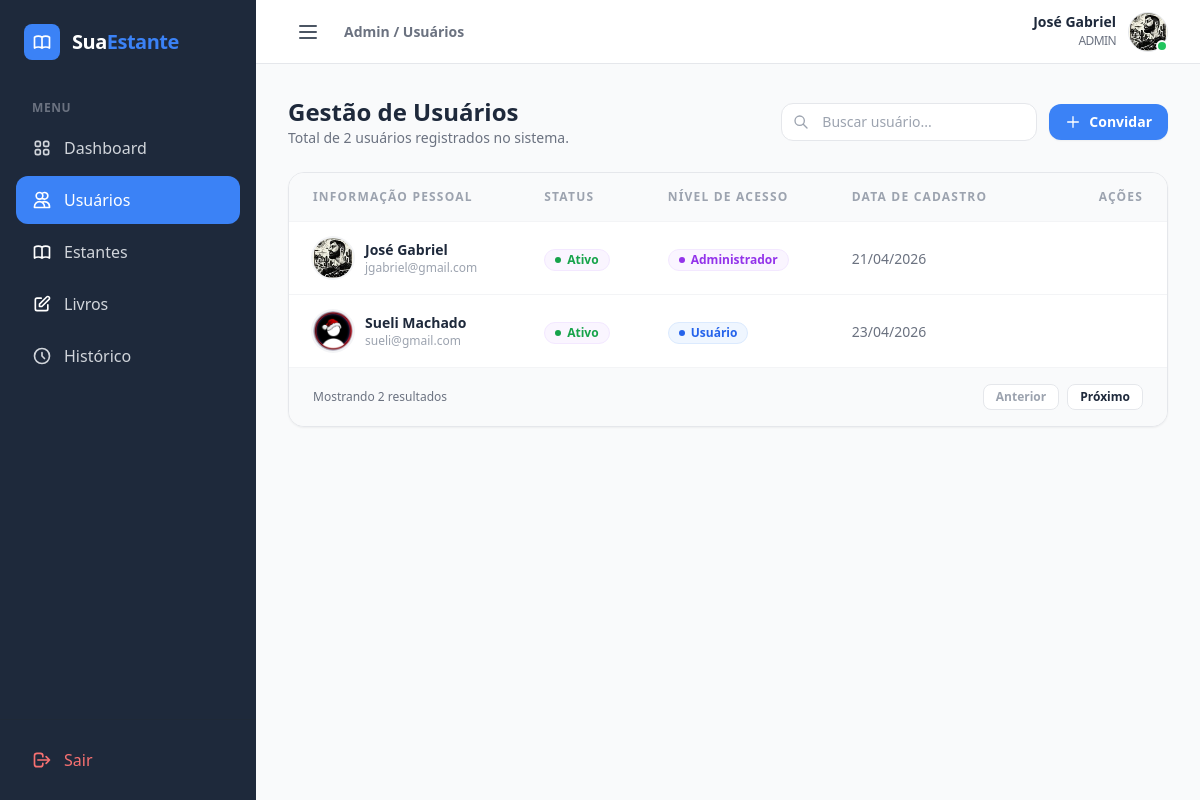
The app's page /admin/users (signed in) with its own data.
### models/modelos.py (models this page shows)
class User(db.Model, UserMixin):
    id = db.Column(db.Integer, primary_key=True)
    name = db.Column(db.String(100), nullable=False)
    email = db.Column(db.String(120), nullable=False, unique=True)
    photo = db.Column(db.String(255), nullable=True)
    type_user = db.Column(db.Enum('admin', 'user', default='user')) # Admin ou User
    estado = db.Column(db.String(10), default='Ativo') # 'ativo' ou 'inativo'
    password_hash = db.Column(db.String(128), nullable=False)
    created_at = db.Column(db.DateTime, default=datetime.utcnow)
    estantes = db.relationship('Estante', backref='dono', lazy=True)

### routes/admin.py (the view)
@admin_bp.route('/users')
@admin_required
def list_users():
    users = User.query.all()
    return render_template('admin/users.html', users=users)

### decorador/decorador_adm.py (called while the page is built)
def admin_required(f):
    @wraps(f)
    def decorated_function(*args, **kwargs):
        if not current_user.is_authenticated or current_user.type_user != 'admin':
            abort(403) # Proibido
        return f(*args, **kwargs)
    return decorated_function

### models/modelos.py (called while the page is built)
@login_manager.user_loader
def load_user(user_id):
    return User.query.get(int(user_id))

### templates/admin/users.html (shortened to what this page needs)
{% extends "admin/base_adm.html" %}
{% block breadcrumb %}Admin / Usuários{% endblock %}
{% block dashboard_content %}
<div class="space-y-6">
    <div class="flex flex-col md:flex-row md:items-center justify-between gap-4">
        <div>
            <h1 class="text-2xl font-bold text-secondary">Gestão de Usuários</h1>
            <p class="text-sm text-gray-500">Total de {{ users|length }} usuários registrados no sistema.</p>
        </div>
        <div class="flex items-center gap-3">
            <div class="relative">
                <span class="absolute inset-y-0 left-0 pl-3 flex items-center text-gray-400">
                    <svg class="w-4 h-4" fill="none" stroke="currentColor" viewBox="0 0 24 24">
                        <path stroke-linecap="round" stroke-linejoin="round" stroke-width="2" d="M21 21l-6-6m2-5a7 7 0 11-14 0 7 7 0 0114 0z"></path>
                    </svg>
                </span>
                <input type="text" placeholder="Buscar usuário..."
                       class="pl-10 pr-4 py-2 bg-white border border-gray-200 rounded-xl text-sm focus:outline-none focus:ring-2 focus:ring-primary focus:border-transparent transition w-64">
            </div>
            <button class="bg-primary hover:bg-blue-600 text-white px-4 py-2 rounded-xl font-bold text-sm shadow-sm transition flex items-center gap-2">
                <svg class="w-4 h-4" fill="none" stroke="currentColor" viewBox="0 0 24 24"><path stroke-linecap="round" stroke-linejoin="round" stroke-width="2" d="M12 4v16m8-8H4"></path></svg>
                Convidar
            </button>
        </div>
    </div>
    <div class="bg-white rounded-2xl border border-gray-200 shadow-sm overflow-hidden">
        <div class="overflow-x-auto">
            <table class="w-full text-left border-collapse">
                <thead>
                    <tr class="bg-gray-50 border-b border-gray-100">
                        <th class="px-6 py-4 text-xs font-bold text-gray-400 uppercase tracking-widest">Informação Pessoal</th>
                        <th class="px-6 py-4 text-xs font-bold text-gray-400 uppercase tracking-widest">Status</th>
                        <th class="px-6 py-4 text-xs font-bold text-gray-400 uppercase tracking-widest">Nível de Acesso</th>
                        <th class="px-6 py-4 text-xs font-bold text-gray-400 uppercase tracking-widest">Data de Cadastro</th>
                        <th class="px-6 py-4 text-xs font-bold text-gray-400 uppercase tracking-widest text-right">Ações</th>
                    </tr>
                </thead>
                <tbody class="divide-y divide-gray-100">
                    {% for user in users %}
                    <tr class="hover:bg-gray-50/50 transition-colors group">
                        <td class="px-6 py-4">
                            <div class="flex items-center gap-3">
                                <div class="flex-shrink-0">
                                    {% if user.photo %}
                                        <img src="{{ url_for('static', filename='uploads/user/' + user.photo) }}"
                                             class="w-10 h-10 rounded-full object-cover ring-2 ring-gray-100">
                                    {% else %}
                                        <div class="w-10 h-10 rounded-full bg-blue-50 text-primary flex items-center justify-center font-bold text-sm border border-blue-100">
                                            {{ user.name[0] | upper }}
                                        </div>
                                    {% endif %}
                                </div>
                                <div>
                                    <p class="text-sm font-bold text-secondary group-hover:text-primary transition-colors">{{ user.name }}</p>
                                    <p class="text-xs text-gray-400">{{ user.email }}</p>
                                </div>
                            </div>
                        </td>
                        <td class="px-6 py-4">
                            {% if user.estado == 'Ativo' %}
                                <span class="inline-flex items-center gap-1.5 px-2.5 py-0.5 rounded-full text-xs font-bold bg-purple-50 text-green-600 border border-purple-100">
                                    <span class="w-1.5 h-1.5 rounded-full bg-green-600"></span>
                                    Ativo
                                </span>
                            {% else %}
                                <span class="inline-flex items-center gap-1.5 px-2.5 py-0.5 rounded-full text-xs font-bold bg-blue-50 text-red-600 border border-blue-100">
                                    <span class="w-1.5 h-1.5 rounded-full bg-red-600"></span>
                                    Inativo
                                </span>
                            {% endif %}
                        </td>
                         <td class="px-6 py-4">
                            {% if user.type_user == 'admin' %}
                                <span class="inline-flex items-center gap-1.5 px-2.5 py-0.5 rounded-full text-xs font-bold bg-purple-50 text-purple-600 border border-purple-100">
                                    <span class="w-1.5 h-1.5 rounded-full bg-purple-600"></span>
                                    Administrador
                                </span>
                            {% else %}
                                <span class="inline-flex items-center gap-1.5 px-2.5 py-0.5 rounded-full text-xs font-bold bg-blue-50 text-blue-600 border border-blue-100">
                                    <span class="w-1.5 h-1.5 rounded-full bg-blue-600"></span>
                                    Usuário
                                </span>
                            {% endif %}
                        </td>
                        <td class="px-6 py-4">
                            <span class="text-sm text-gray-500">
                                {{ user.created_at.strftime('%d/%m/%Y') if user.created_at else '---' }}
                            </span>
                        </td>
                        <td class="px-6 py-4 text-right">
                        </td>
                    </tr>
                    {% endfor %}
                </tbody>
            </table>
        </div>
        <div class="bg-gray-50 px-6 py-4 border-t border-gray-100 flex items-center justify-between">
            <p class="text-xs text-gray-500 font-medium">Mostrando {{ users|length }} resultados</p>
            <div class="flex gap-2">
                <button class="px-3 py-1 bg-white border border-gray-200 rounded-lg text-xs font-bold text-gray-400 cursor-not-allowed">Anterior</button>
                <button class="px-3 py-1 bg-white border border-gray-200 rounded-lg text-xs font-bold text-secondary hover:bg-gray-50 transition">Próximo</button>
            </div>
        </div>
    </div>
</div>
{% endblock %}

### templates/admin/base_adm.html (shortened to what this page needs)
<!DOCTYPE html>
<html lang="pt-br">
<head>
    <script src="https://cdn.tailwindcss.com"></script>
</head>
<body class="bg-gray-50 font-sans antialiased" x-data="{ sidebarOpen: true }">
    <div class="flex h-screen overflow-hidden">
        <aside
            :class="sidebarOpen ? 'w-64' : 'w-20'"
            class="bg-secondary text-white hidden md:flex flex-col flex-shrink-0 transition-all duration-300 ease-in-out">
            <div class="p-6 flex items-center gap-3 overflow-hidden whitespace-nowrap">
                <div class="bg-primary p-2 rounded-lg flex-shrink-0">
                </div>
                <span x-show="sidebarOpen" x-transition.opacity class="text-xl font-bold tracking-tight text-white">
                    Sua<span class="text-primary">Estante</span>
                </span>
            </div>
            <nav class="flex-1 px-4 space-y-1 mt-4 overflow-hidden">
                <p x-show="sidebarOpen" class="px-4 text-xs font-semibold text-gray-500 uppercase tracking-wider mb-2">Menu</p>
                {% if current_user.type_user == 'admin' %}
                    <a href="{{ url_for('admin.admin_dashboard') }}" class="flex items-center gap-3 px-4 py-3 rounded-xl transition hover:bg-gray-800 text-gray-300 hover:text-white ">
                        <span x-show="sidebarOpen" x-transition.opacity>Dashboard</span>
                    </a>
                    <a href="{{ url_for('admin.list_users') }}" class="flex items-center gap-3 px-4 py-3 rounded-xl transition hover:bg-gray-800 text-gray-300 hover:text-white {% if request.endpoint == 'admin.list_users' %} bg-primary !text-white {% endif %}">
                        <svg class="w-5 h-5 flex-shrink-0" fill="none" stroke="currentColor" viewBox="0 0 24 24"><path stroke-linecap="round" stroke-linejoin="round" stroke-width="2" d="M12 4.354a4 4 0 110 5.292M15 21H3v-1a6 6 0 0112 0v1zm0 0h6v-1a6 6 0 00-9-5.197M13 7a4 4 0 11-8 0 4 4 0 018 0z"></path></svg>
                        <span x-show="sidebarOpen" x-transition.opacity>Usuários</span>
                    </a>
                    <a href="{{ url_for('admin.list_estantes') }}" class="flex items-center gap-3 px-4 py-3 rounded-xl transition hover:bg-gray-800 text-gray-300 hover:text-white ">
                        <span x-show="sidebarOpen" x-transition.opacity>Estantes</span>
                    </a>
                    <a href="{{ url_for('admin.list_books') }}" class="flex items-center gap-3 px-4 py-3 rounded-xl transition hover:bg-gray-800 text-gray-300 hover:text-white ">
                        <svg class="w-5 h-5 text-white" fill="none" stroke="currentColor" viewBox="0 0 24 24">
                            <path stroke-linecap="round" stroke-linejoin="round" stroke-width="2" d="M11 5H6a2 2 0 00-2 2v11a2 2 0 002 2h11a2 2 0 002-2v-5m-1.414-9.414a2 2 0 112.828 2.828L11.828 15H9v-2.828l8.586-8.586z"></path>
                        </svg>
                        <span x-show="sidebarOpen" x-transition.opacity>Livros</span>
                    </a>
                    <a href="{{ url_for('admin.list_histories') }}" class="flex items-center gap-3 px-4 py-3 rounded-xl transition hover:bg-gray-800 text-gray-300 hover:text-white ">
                        <svg class="w-5 h-5 flex-shrink-0" fill="none" stroke="currentColor" viewBox="0 0 24 24">
                            <path stroke-linecap="round" stroke-linejoin="round" stroke-width="2" d="M12 8v4l3 3m6-3a9 9 0 11-18 0 9 9 0 0118 0z"></path>
                        </svg>
                        <span x-show="sidebarOpen" x-transition.opacity>Histórico</span>
                    </a>
                {% endif %}
            </nav>
            <div class="p-4 border-t border-gray-800">
                <a href="{{ url_for('auth.logout') }}" class="flex items-center gap-3 px-4 py-3 rounded-xl text-red-400 hover:bg-red-500/10 transition">
                    <svg class="w-5 h-5 flex-shrink-0" fill="none" stroke="currentColor" viewBox="0 0 24 24"><path stroke-linecap="round" stroke-linejoin="round" stroke-width="2" d="M17 16l4-4m0 0l-4-4m4 4H7m6 4v1a3 3 0 01-3 3H6a3 3 0 01-3-3V7a3 3 0 013-3h4a3 3 0 013 3v1"></path></svg>
                    <span x-show="sidebarOpen" x-transition.opacity>Sair</span>
                </a>
            </div>
        </aside>
        <div class="flex-1 flex flex-col min-w-0 overflow-hidden">
            <header class="bg-white border-b border-gray-200 h-16 flex items-center justify-between px-8 flex-shrink-0">
                <div class="flex items-center gap-4">
                    <button @click="sidebarOpen = !sidebarOpen" class="p-2 rounded-lg hover:bg-gray-100 text-gray-600 transition-colors focus:outline-none">
                        <svg class="w-6 h-6" fill="none" stroke="currentColor" viewBox="0 0 24 24">
                            <path stroke-linecap="round" stroke-linejoin="round" stroke-width="2" d="M4 6h16M4 12h16M4 18h16"></path>
                        </svg>
                    </button>
                    <h2 class="text-sm font-semibold text-gray-500">{% block breadcrumb %}Admin / Início{% endblock %}</h2>
                </div>
                <div class="relative" x-data="{ open: false }">
                    <button @click="open = !open" @click.outside="open = false" class="flex items-center gap-3 focus:outline-none group">
                        <div class="text-right hidden sm:block">
                            <p class="text-sm font-bold text-secondary leading-none group-hover:text-primary transition">{{ current_user.name }}</p>
                            <p class="text-xs text-gray-500 mt-1 uppercase tracking-tighter">{{ current_user.type_user }}</p>
                        </div>
                        <div class="relative">
                            <a href="{{ url_for('user.perfil') }}">
                                {% if current_user.photo %}
                                    <img src="{{ url_for('static', filename='uploads/user/' + current_user.photo) }}" class="w-10 h-10 rounded-full object-cover border border-gray-200">
                                {% else %}
                                    <div class="w-10 h-10 rounded-full bg-primary flex items-center justify-center text-white font-bold">{{ current_user.name[0] | upper }}</div>
                                {% endif %}
                            </a>
                            <div class="absolute bottom-0 right-0 w-3 h-3 bg-green-500 border-2 border-white rounded-full"></div>
                        </div>
                    </button>
                    </div>
            </header>
            <main class="flex-1 overflow-y-auto p-8">
                {% block dashboard_content %}{% endblock %}
            </main>
        </div>
    </div>
</body>
</html>

### records on screen
User: name "José Gabriel", type_user "ADMIN", photo (picture), email "jgabriel@gmail.com", estado "Ativo" (drawn), shows "Administrador", created_at "21/04/2026"
User: photo (picture), name "Sueli Machado", email "sueli@gmail.com", estado "Ativo" (drawn), type_user "user" (drawn), created_at "23/04/2026"

### other values on screen
{{ users|length }} "2"
